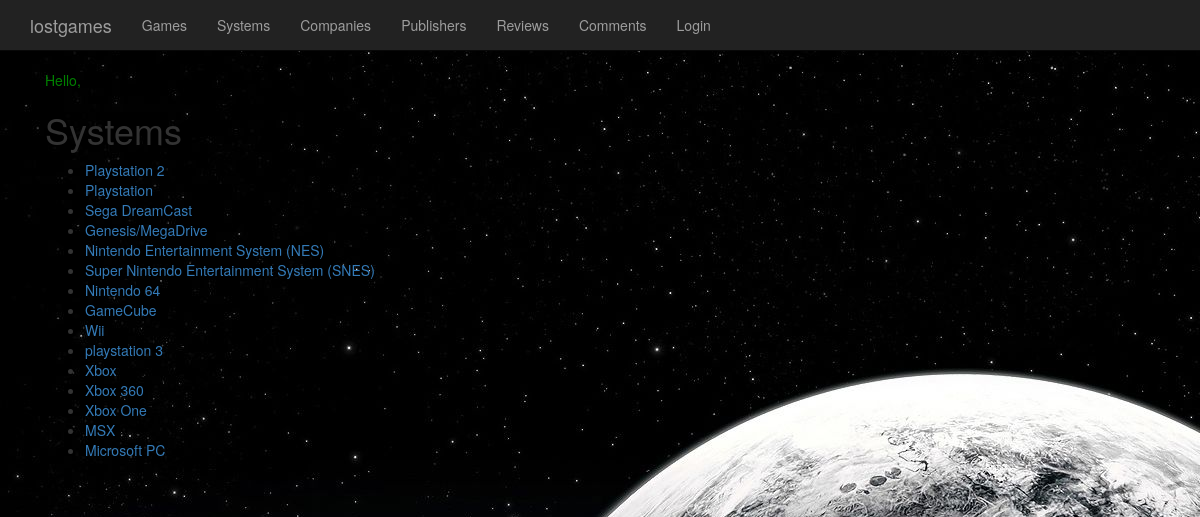
Page /core/systems/ on the committed database.
### lostgames/models.py (models this page shows, shortened)
class System(models.Model):
    name = models.CharField(max_length=256)
    company = models.ForeignKey('Company', null=True, on_delete=models.SET_NULL)
    release_date = models.DateField()

### lostgames/views.py (the view)
def view_systems(request):
    systems = System.objects.all()
    context = { 'systems': systems }
    return render(request, 'lostgames/systems.html', context)

### lostgames/templates/lostgames/systems.html (shortened to what this page needs)
{% extends 'lostgames/base.html' %}
{% block content %}
<h1> Systems </h1>
{% if systems %}
<ul>
{% for system in systems %}
    <li><a href="/core/systems/{{ system.id }}/">{{ system.name }}</a></li>
{% endfor %}
</ul>
{% endif %}
{% endblock %}

### lostgames/static/lostgames/styles/lostgames.css (style rules this page uses)
body { padding-top: 50px; text-color: red; }

### rows in the picture
System: name "Playstation 2"
System: name "Playstation"
System: name "Sega DreamCast"
System: name "Genesis/MegaDrive"
System: name "Nintendo Entertainment System (NES)"
System: name "Super Nintendo Entertainment System (SNES)"
System: name "Nintendo 64"
System: name "GameCube"
System: name "Wii"
System: name "playstation 3"
System: name "Xbox"
System: name "Xbox 360"
System: name "Xbox One"
System: name "MSX"
System: name "Microsoft PC"
